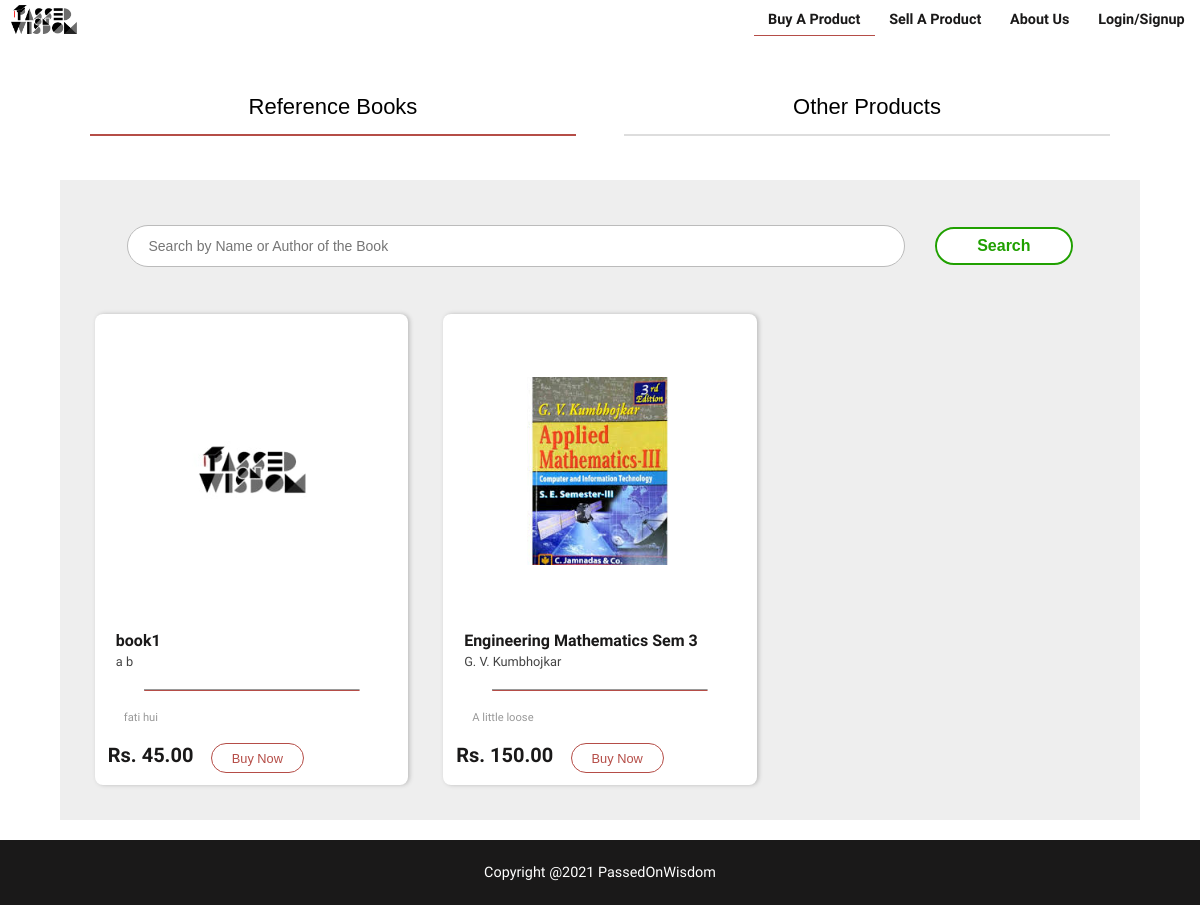
The page /buyAProduct on the database as committed earlier.
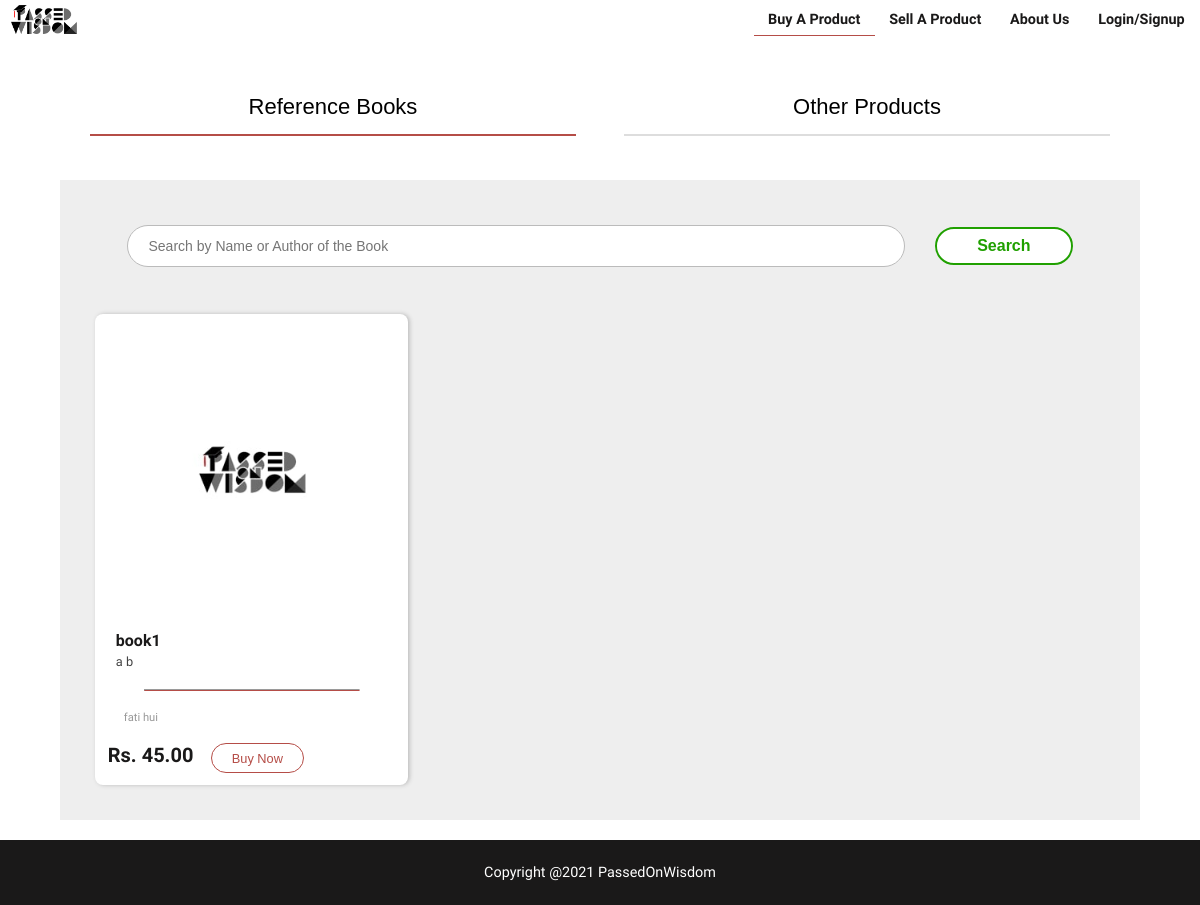
The same page on the database as committed later.
### ccapp/models.py (models this page shows, shortened)
class Book(models.Model):
    seller=models.ForeignKey(Student,on_delete=models.CASCADE,related_name="books")
    bookId = models.AutoField(primary_key=True)
    bookImage=models.ImageField(upload_to="images/book",null=True,blank=True,default="images/book/defaultBook.jpg")
    bookName=models.CharField(max_length=255)
    author=models.CharField(max_length=255)
    price=models.DecimalField(max_digits=6,decimal_places=2)
    description=models.TextField(blank=True)
    status=models.CharField(max_length = 10, choices = book_status, default = 'pending')
    timestamp=models.DateTimeField(auto_now_add=True)

### ccapp/views.py (the view)
# urls.py: path('buyAProduct',views.buyAProduct,name="buyAProduct"),
def buyAProduct(request):
    spam=DeletedEmails.objects.all()
    for e in spam:
        Student.objects.filter(email=e.email).delete()
        User.objects.filter(email=e.email).delete()
    books=Book.objects.filter(status="verified")
    template_name="buyAProduct.html"
    context={"books":books}
    return render(request,template_name,context)

### templates/buyAProduct.html (shortened to what this page needs)
{% extends 'base.html' %}
{% block head-content %}
{% load static %}
<link rel="stylesheet" type="text/css" href="{% static 'css/buy.css' %}">
{% endblock %}
{% block body-content %}
<div class="tab">
<button class="tablinks active" onclick="openTab(event, 'books')">
  <span class="tabheading">Reference Books</span>
</button><button class="tablinks" onclick="openTab(event, 'others')">
  <span class="tabheading">Other Products</span>
</button>
</div>
<div id="books" class="tabcontent" style="display: grid;">
  <div id="searchDiv">
    <input type="text" name="bookSearch" id="bookSearch" placeholder="Search by Name or Author of the Book"><button id="searchButton">Search</button>
  </div>
  {% for book in books %}
  <div class="bookAd">
    <div id="imageSpan">
      {% if book.bookImage %}
      <img src="{{book.bookImage.url}}" alt="">
      {% endif %}
    </div>
    <span class="bookName">{{book.bookName}}</span>
    <span class="bookAuthor">{{book.author}}</span><hr>
    <span class="bookDescription">{{book.description}}</span><br><br>
    <span class="bookPrice">Rs. {{book.price}} <button id="buyButton" onclick="document.getElementById('id{{forloop.counter}}').style.display='block'">Buy Now</button></span>
  </div>
  {% endfor %}
</div>
{% endblock %}

### templates/base.html (shortened to what this page needs)
<!DOCTYPE html>
{% load static %}
<html lang="en">
<head>
    <link rel="stylesheet" type="text/css" href="{% static 'css/base.css' %}">
    {% block head-content %}
    {% endblock %}
</head>
<body>
    <div class="topnav" id="myTopnav">
        <a href="{% url 'index' %}" style="all: unset; cursor:pointer;">
            <img src="{% static 'images/logo.png' %}" id="logo">
        </a>
        {% if user.is_authenticated %}
        <a href="#" id="accountpage" onmouseover="block()" onmouseout="none()"> My Account</a>
        <div id="dropdown" onmouseover="block()" onmouseout="none()">
            <a href="{% url 'profile' %}">Profile</a>
            <a href="{% url 'orders' %}">Orders</a>
            <a href="{% url 'advertisements' %}">Advertisements</a>
            <a href="{% url 'logout' %}">Logout</a>
        </div>
        {% else %}
        <a href="{% url 'login' %}" id="loginpage"> Login/Signup</a>
        {% endif %}
        <a href="{% url 'aboutUs' %}" id="aboutpage"> About Us</a>
        <a href="{% url 'sellAProduct' %}" id="sellpage"> Sell A Product</a>
        <a href="{% url 'buyAProduct' %}" id="buypage"> Buy A Product</a>
    </div>
    {% block body-content %}
    {% endblock %}
    <footer style="bottom: 0;">
        Copyright @2021 PassedOnWisdom
    </footer>
</body>
</html>

### static/css/base.css (style rules this page uses)
body { margin: 0px; padding: 0px; font-family: 'Raleway', sans-serif; font-weight: 500; scroll-behavior: smooth; overflow-x: hidden; }
.topnav { background-color: white; position: sticky; top: 0; padding: 0.1vw; z-index: 5; zoom: 80%; transition: box-shadow 0.2s linear; }
.topnav a { float: right; display: block; color: #1a1919; text-align: center; padding: 1vw 1.5vw 0.8vw 1.5vw; text-decoration: none; font-size: 1.5vw; font-weight: 1000; }
#logo { height: 3vw; margin-top: 0.45vw; margin-left: 1vw; }
footer { background-color: #1a1919; color: white; padding: 2vw; text-align: center; font-size: 1.2vw; }

### static/css/buy.css (style rules this page uses)
* { -webkit-box-sizing: border-box; -moz-box-sizing: border-box; box-sizing: border-box; }
#buypage { border-bottom: #B54D47 0.2vw solid; }
.tab { overflow: hidden; margin: 1.5vw auto; width: 90%; text-align: center; }
.tab button { width: 45%; border: none; border-bottom: 2px solid #dddddd; cursor: pointer; padding: 14px 16px; transition: 0.3s; font-size: 17px; background: none; margin: 2vw 2vw; text-align: center; }
.tab button.active { border: none; border-bottom: 2px solid #B54D47; }
.tabcontent { display: none; padding: 6px 12px; -webkit-animation: fadeEffect 1s; animation: fadeEffect 1s; }
.tabheading { font-size: 22px; font-weight: 400; }
#books { width: 86%; margin: 24px auto; background-color: #eeeeee; grid-gap: 45px; justify-content: space-around; grid-template-columns: 1fr 1fr 1fr 1fr; min-height: 80vh; padding: 35px; overflow: hidden; }
#searchDiv { grid-column: 1/5; text-align: center; }
#bookSearch { width: 77%; height: 35px; padding: 20px; font-size: 14px; border: 0.2px solid #bbbbbb; color: #1a1919; border-radius: 30px; margin: 10px 30px 10px 0px; }
#searchButton { padding: 8px 40px; border: 2px solid #20a000; border-radius: 30px; background-color: #fff; color:#20a000; font-size: 16px; font-weight: bold; }
.bookAd { background-color: white; padding: 16px; text-align: center; color: #1a1919; border-radius: 10px; zoom: 0.8; position: relative; box-shadow: 2px 0 5px 0 #bbb; }
#imageSpan { width: 100%; height: 45vh !important; position: relative; }
#imageSpan > img { max-height: 90%; max-width: 90%; width: auto; height: auto; position: absolute; top: 0; bottom: 0; left: 0; right: 0; margin: auto; }
.bookName { display: block; text-align: left; font-size: 20px; font-weight: 1000; margin: 20px 10px 5px 10px; }
.bookAuthor { display: block; text-align: left; font-size: 16px; font-weight: 400; margin: 0px 10px; color: #444444; }
.bookAd > hr { width: 75%; border-bottom: 0.5px solid #B54D47; margin: 25px auto; }
.bookDescription { display: block; text-align: justify; font-size: 14px; font-weight: 300; margin: 20px 20px; color: #999999; }
.bookPrice { display: block; font-size: 25px; font-weight: 1000; margin: 50px 0px 15px 0px; position: absolute; bottom: 0; }
#buyButton { padding: 8px 25px; border: 2px solid #B54D47; border-radius: 20px; background-color: #fff; color: #B54D47; font-size: 16px; margin: 0px 0px 0px 15.5px; }
hr { border-bottom: 0.5px solid #B54D47; margin: -10px auto 0px auto; }
@media screen and (max-width: 1200px) { #books { width: 90%; margin: 20px auto; grid-gap: 35px; grid-template-columns: 1fr 1fr 1fr; padding: 35px; } }
@media screen and (max-width: 1200px) { #searchDiv { grid-column: 1/4; } }

Rows that differ between the two databases and show on the page:
no longer on this page (row edited): Book: bookImage (picture), bookName "Engineering Mathematics Sem 3", author "G. V. Kumbhojkar", description "A little loose", price "150.00"
